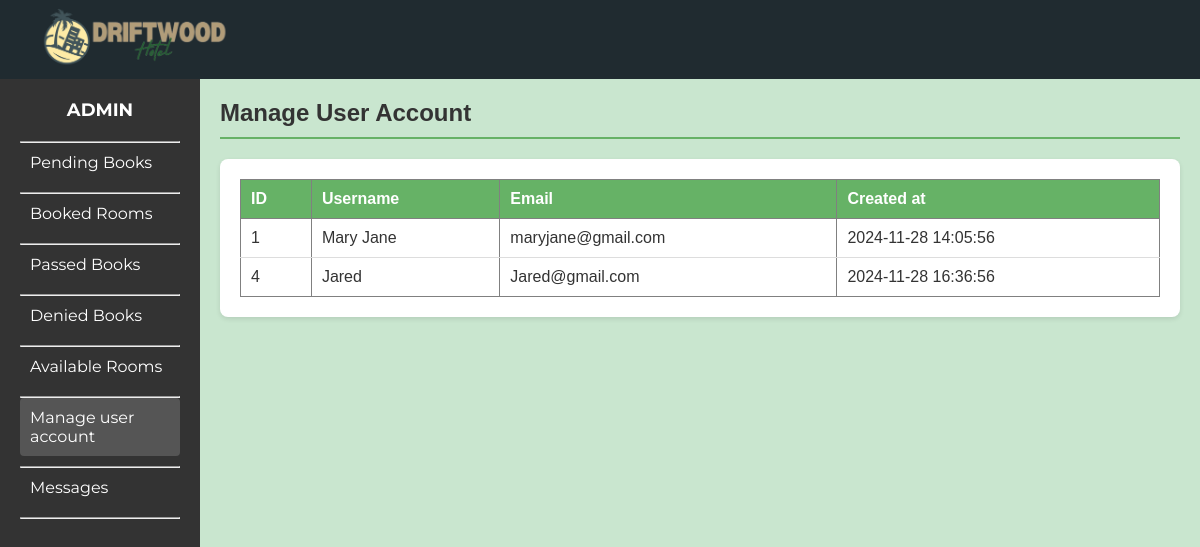
/adminpages/manageuser.php, run on an earlier commit of the app's database.
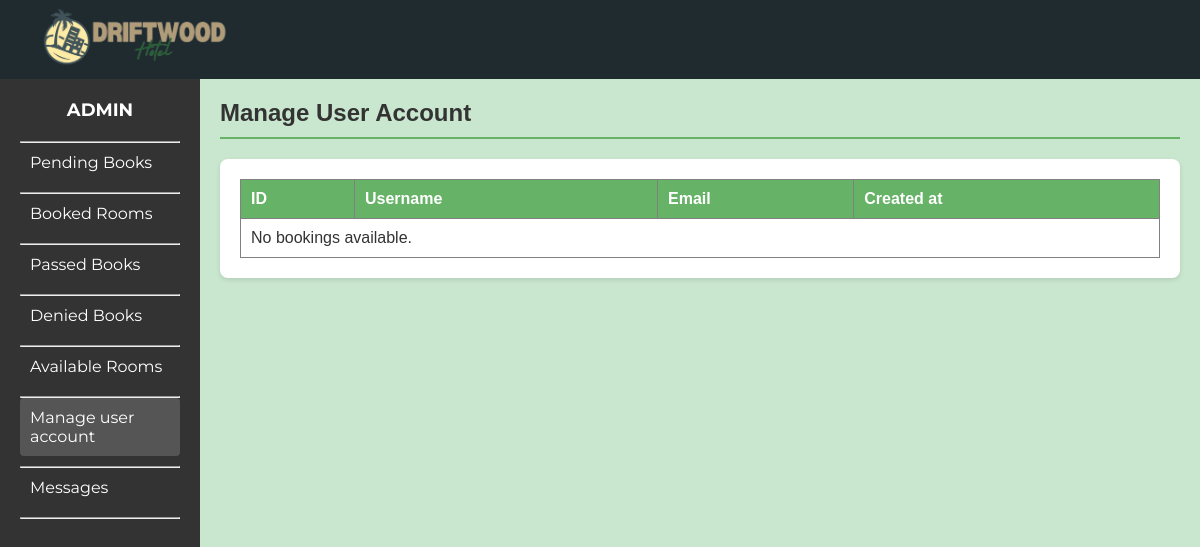
And on a later commit of the database.
### tables this page shows
CREATE TABLE `users` (
  `id` int(11) NOT NULL,
  `username` varchar(50) NOT NULL,
  `email` varchar(100) NOT NULL,
  `password` varchar(255) NOT NULL,
  `created_at` timestamp NOT NULL DEFAULT current_timestamp()
);

### adminpages/manageuser.php (the view, shortened to what this page needs)
<?php
$conn = new mysqli("localhost", "root", "", "driftwoodhotel");
$sql = "SELECT * FROM users";
$result = $conn->query($sql);
$users = $result->fetch_all(MYSQLI_ASSOC);
?>
<!DOCTYPE html>
<html lang="en">
<head>
    <link rel="stylesheet" href="../css/admindesign.css">
    <link rel="stylesheet" href="../Room-desc.css">
</head>
<body>
<header class="main-header">
        <div class="logo"><img src="../Drifcombieng.png" id="logopic"></div>
    </header>
    <div class="dashboard">
        <aside class="sidebar">
            <div class="admin-title">ADMIN</div>
            <nav class="menu">
                <hr>
                <a href="../adminpage.php" class="menu-item">Pending Books</a>
                <hr>
                <a href="roombooking.php" class="menu-item">Booked Rooms</a>
                <hr>
                <a href="pass_books.php" class="menu-item">Passed Books</a>
                <hr>
                <a href="roombooking_denied.php" class="menu-item">Denied Books</a>
                <hr>
                <a href="room_availability.php" class="menu-item">Available Rooms</a>
                <hr>
                <a href="manageuser.php" class="menu-item active">Manage user account</a>
                <hr>
                <a href="messages.php" class="menu-item">Messages</a>
                <hr>
            </nav>
        </aside>
        <div class="content">
            <div class="content-header">
                <h2>Manage User Account</h2>
            </div>
            <div class="table-container">
            <table border="1">
                <thead>
                    <tr>
                        <th>ID</th>
                        <th>Username</th>
                        <th>Email</th>
                        <th>Created at</th>
                    </tr>
                </thead>
                <tbody>
                    <?php if (!empty($users)): ?>
                        <?php foreach ($users as $row): ?>
                            <tr>
                                <td><?php echo $row['id']; ?></td>
                                <td><?php echo $row['username']; ?></td>
                                <td><?php echo $row['email']; ?></td>
                                <td><?php echo $row['created_at']; ?></td>
                            </tr>
                        <?php endforeach; ?>
                    <?php else: ?>
                        <tr>
                            <td colspan="9">No bookings available.</td>
                        </tr>
                    <?php endif; ?>
                </tbody>
            </table>
        </div>
        </div>
    </div>
</body>
</html>

What changed in the data, as far as the page shows it:
removed users: id "1", username "Mary Jane", email "maryjane@gmail.com", created_at "2024-11-28 14:05:56"
removed users: id "4", username "Jared", email "Jared@gmail.com", created_at "2024-11-28 16:36:56"
Also different on the page:
text now shown: "No bookings available."
